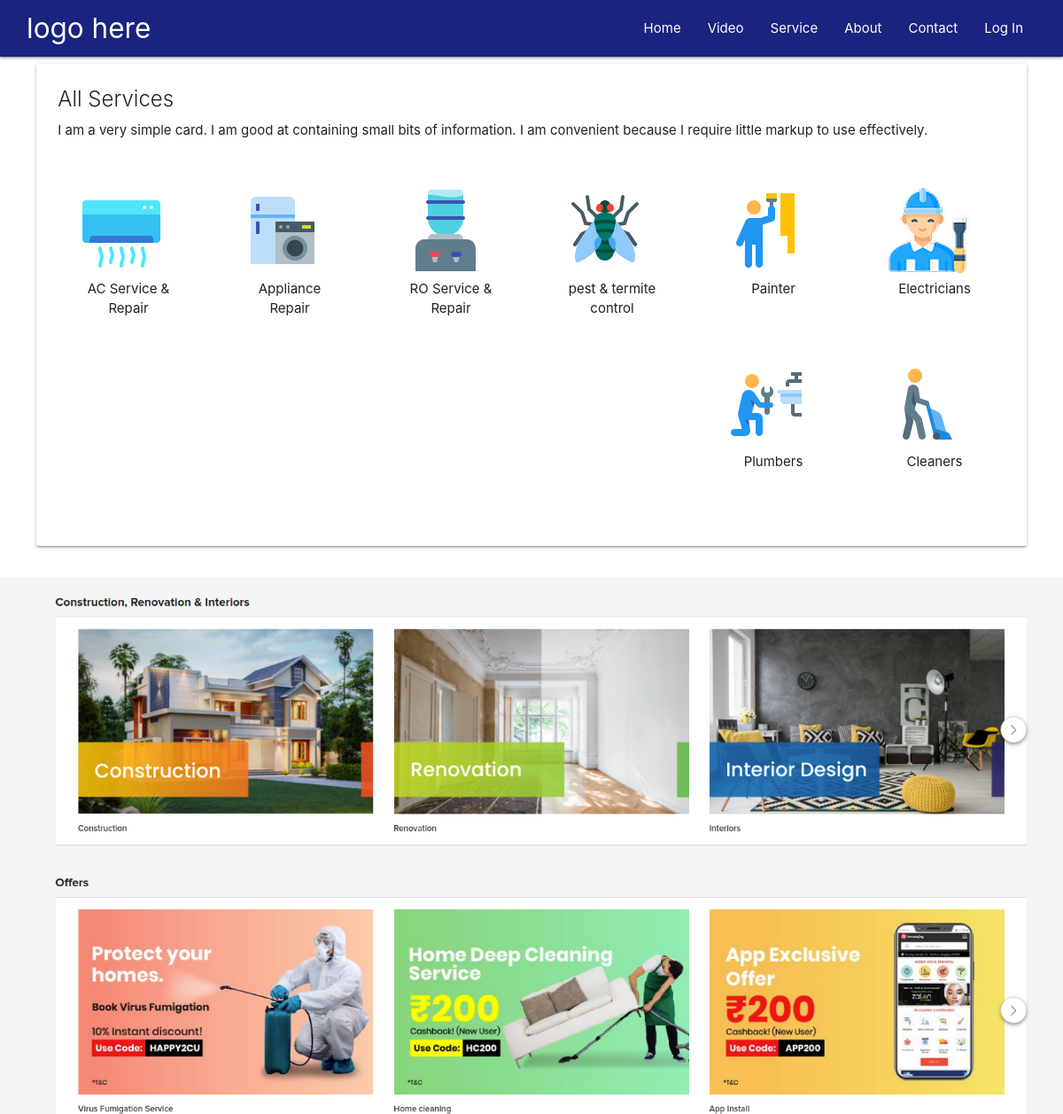
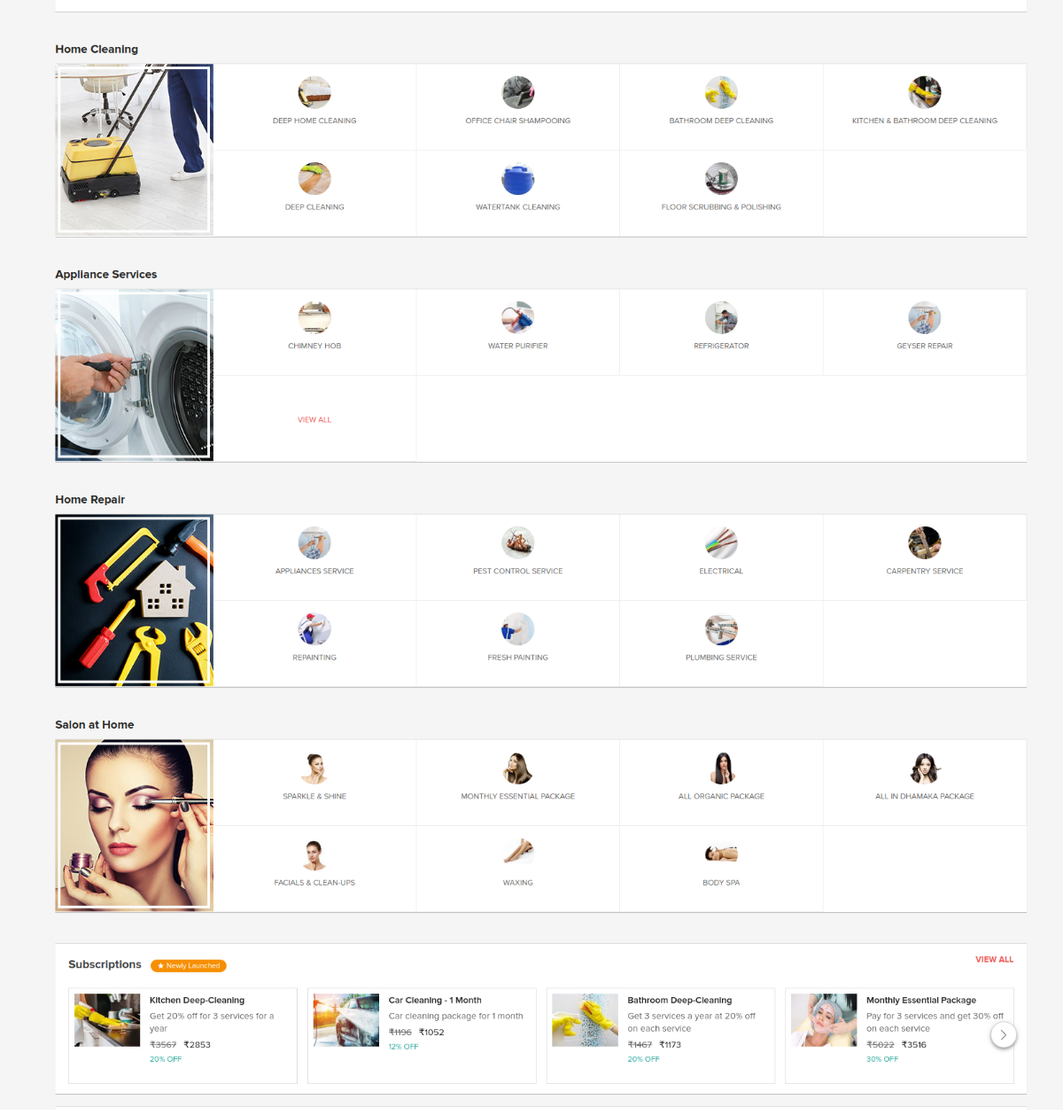
The page / on the database its author committed (2 pictures, top to bottom).
### mainApp/models.py (models this page shows, shortened)
class M_Services(models.Model):
    title = models.CharField(max_length=1000)
    description = models.TextField()
    shortdescription = models.CharField(max_length=1000)
    status = models.CharField(max_length=1000)
    icon = models.ImageField(upload_to='images/')
    banner = models.ImageField(upload_to='images/')
    uploaded_at = models.DateTimeField(auto_now_add=True)

### mainApp/views.py (the view)
# urls.py: path('', views.index, name="index"),
def index(request):
    tempData = M_Services.objects.all()
    return render(request, "mainApp/index.html", {'tempData': tempData})

### mainApp/templates/mainApp/index.html
{% extends 'base.html' %} {% load static %}
{% block content %}
<div class="container-fluid">
  <div class="row ">
    <div class="col s12 m12">
      <div class="card z-depth-1">
        <div class="card-content class"truncate">
          <span class="card-title">All Services</span>
          <p>
            I am a very simple card. I am good at containing small bits of
            information. I am convenient because I require little markup to use
            effectively.
          </p>
          <br />
          <div class="row">
            {% for data in tempData %}
            <a href="{% url 'hostservice' MSID=data.id %}">
            <div class="col s6 m3 l2 xl1">
              <div class="card z-depth-0">
                <div class="card-content ">
                  <img class="responsive-img" src="{{data.icon.url}}"
                  />
                  <div class="center-align">
                  <p class"truncate">{{data.title}}</p>
                  </div>
                </div>
              </div>
            </div>
            </a>
            {% endfor %}
          </div>
        </div>
      </div>
    </div>
  </div>
</div>
<img class="responsive-img"  src={% static 'images/demo.png' %} />
{% endblock %}

### mainApp/templates/base.html (shortened to what this page needs)
{% load static %}
<!DOCTYPE html>
<html lang="en">
  <head>
    <link
      rel="stylesheet"
      href="https://cdnjs.cloudflare.com/ajax/libs/materialize/1.0.0/css/materialize.min.css"
    />
    <link rel="stylesheet" href={% static 'style.css' %}>
  </head>
  <body>
    <div class="mainWrapper">
      <header>{% include "Navigation/Header.html"%}</header>
      {% block content %} {% endblock content%}
    </div>
  </body>
</html>

### mainApp/templates/Navigation/Header.html (shortened to what this page needs)
{% load static %}
<nav class="indigo darken-4 nav-extended">
  <div class="container-fluid">
    <div class="nav-wrapper">
      <a href="{% url 'index' %}" class="brand-logo">logo here</a>
      <ul class="right hide-on-med-and-down">
        <li><a href="#">Home</a></li>
        <li><a href="#">Video</a></li>
        <li><a href="#">Service</a></li>
        <li><a href="#">About</a></li>
        <li><a href="#">Contact</a></li>
        {% if user.is_authenticated %}
        <li><a href="{% url 'logout' %}">Log out</a></li>
        {% else %}
        <li><a href={% url 'login' %}>Log In</a></li>
        {% endif %}
      </ul>
    </div>
  </div>
</nav>

### mainApp/static/style.css (style rules this page uses)
.container-fluid { width: 100%; margin: auto; }
@media (min-width: 768px) { .container-fluid { width: 100%; } }
@media (min-width: 992px) { .container-fluid { width: 95%; } }
@media (min-width: 1200px) { .container-fluid { width: 95%; } }
a { color: inherit; }

### rows shown on the page
M_Services: icon (picture), title "AC Service & Repair"
M_Services: icon (picture), title "Appliance Repair"
M_Services: icon (picture), title "RO Service & Repair"
M_Services: icon (picture), title "pest & termite control"
M_Services: icon (picture), title "Painter"
M_Services: icon (picture), title "Electricians"
M_Services: icon (picture), title "Plumbers"
M_Services: icon (picture), title "Cleaners"
